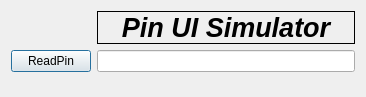
<?xml version="1.0" encoding="UTF-8"?>
<ui version="4.0">
 <class>pinUI</class>
 <widget class="QDialog" name="pinUI">
  <property name="geometry">
   <rect>
    <x>0</x>
    <y>0</y>
    <width>366</width>
    <height>97</height>
   </rect>
  </property>
  <property name="windowTitle">
   <string>Dialog</string>
  </property>
  <layout class="QHBoxLayout" name="horizontalLayout">
   <item>
    <layout class="QVBoxLayout" name="verticalLayout">
     <item>
      <layout class="QFormLayout" name="formLayout">
       <item row="1" column="1">
        <widget class="QLineEdit" name="lineEdit"/>
       </item>
       <item row="1" column="0">
        <widget class="QPushButton" name="pushButton">
         <property name="text">
          <string>ReadPin</string>
         </property>
        </widget>
       </item>
       <item row="0" column="1">
        <widget class="QLabel" name="label">
         <property name="font">
          <font>
           <pointsize>20</pointsize>
           <italic>true</italic>
           <bold>true</bold>
          </font>
         </property>
         <property name="frameShape">
          <enum>QFrame::Box</enum>
         </property>
         <property name="text">
          <string>Pin UI Simulator</string>
         </property>
         <property name="alignment">
          <set>Qt::AlignCenter</set>
         </property>
        </widget>
       </item>
      </layout>
     </item>
    </layout>
   </item>
  </layout>
 </widget>
 <resources/>
 <connections/>
</ui>
